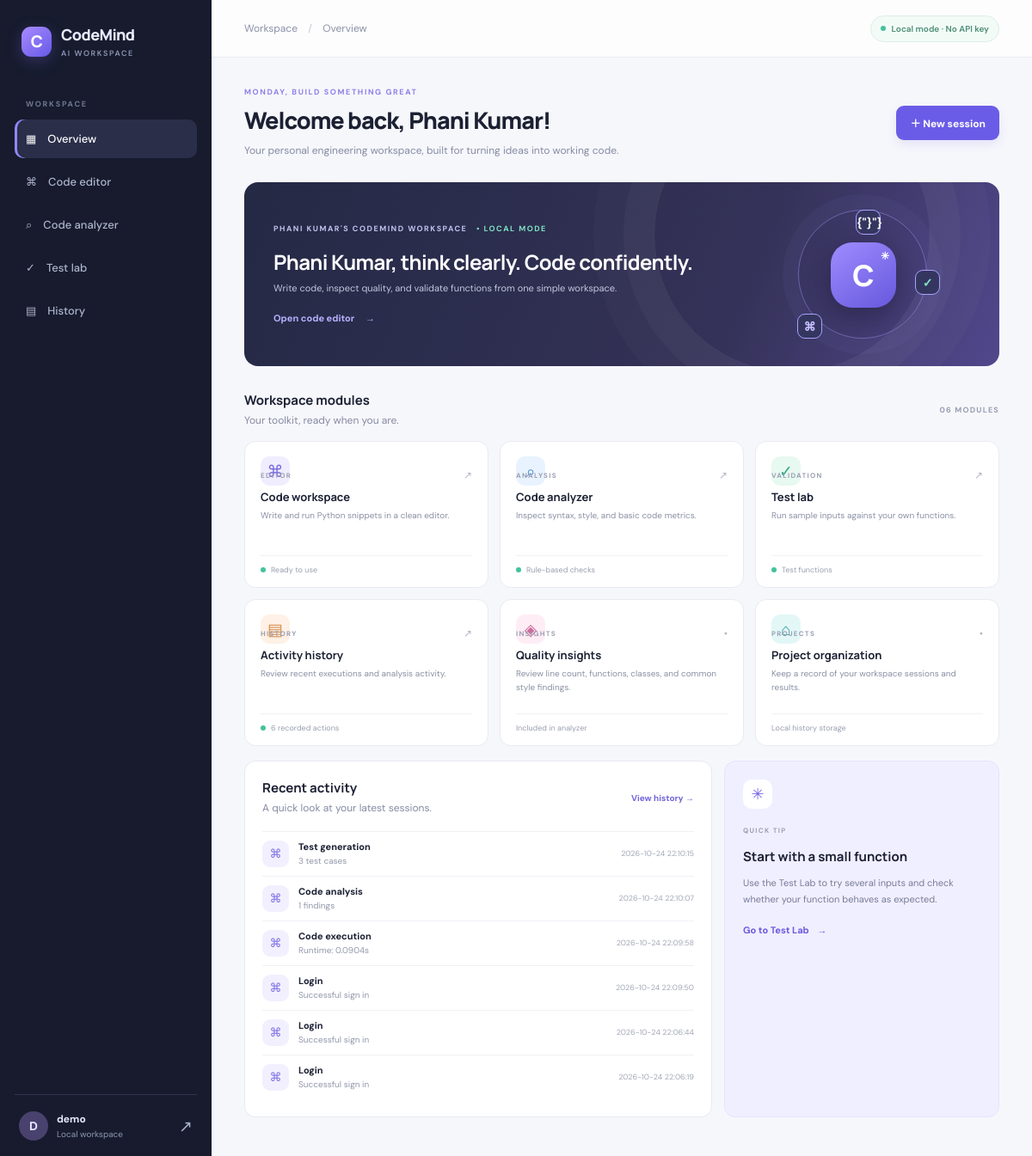
The app's page /dashboard (signed in) with its own data.
### tables this page shows
CREATE TABLE history (
            id INTEGER PRIMARY KEY AUTOINCREMENT, username TEXT NOT NULL, action TEXT NOT NULL,
            details TEXT, created_at TIMESTAMP DEFAULT CURRENT_TIMESTAMP);

### app.py (the view)
@app.route("/dashboard")
@login_required
def dashboard():
    with db() as conn:
        recent = conn.execute("SELECT * FROM history WHERE username=? ORDER BY id DESC LIMIT 6",
                              (session["username"],)).fetchall()
        total = conn.execute("SELECT COUNT(*) n FROM history WHERE username=?", (session["username"],)).fetchone()["n"]
    return render_template("dashboard.html", recent=recent, total=total)

### app.py (called while the page is built)
def db():
    conn = sqlite3.connect(DB_PATH)
    conn.row_factory = sqlite3.Row
    return conn

def login_required(fn):
    @wraps(fn)
    def wrapped(*args, **kwargs):
        if not session.get("username"):
            return redirect(url_for("login"))
        return fn(*args, **kwargs)
    return wrapped

### templates/dashboard.html (shortened to what this page needs)
{% extends "base.html" %}
{% block crumb %}Overview{% endblock %}
{% block content %}
<div class="page-heading">
    <div>
        <div class="eyebrow dark-eyebrow">
            MONDAY, BUILD SOMETHING GREAT
        </div>
        <h1>Welcome back, Phani Kumar!</h1>
        <p class="muted">
            Your personal engineering workspace, built for turning ideas into working code.
        </p>
    </div>
    <a class="primary-btn" href="{{ url_for('workspace') }}">
        ＋ New session
    </a>
</div>
<section class="welcome-banner">
    <div>
        <div class="banner-tag">
            PHANI KUMAR'S CODEMIND WORKSPACE
            <span>• LOCAL MODE</span>
        </div>
        <h2>Phani Kumar, think clearly. Code confidently.</h2>
        <p>
            Write code, inspect quality, and validate functions
            from one simple workspace.
        </p>
        <a href="{{ url_for('workspace') }}" class="banner-link">
            Open code editor <span>→</span>
        </a>
    </div>
    <div class="banner-orbit">
        <div class="orbit-ring"></div>
        <div class="orbit-core">C<span>✳</span></div>
        <div class="orbit-node node-a">{"}"}</div>
        <div class="orbit-node node-b">✓</div>
        <div class="orbit-node node-c">⌘</div>
    </div>
</section>
<div class="section-title">
    <div>
        <h2>Workspace modules</h2>
        <p class="muted">Your toolkit, ready when you are.</p>
    </div>
    <span class="subtle-count">06 MODULES</span>
</div>
<div class="module-grid">
    <a class="module-card" href="{{ url_for('workspace') }}">
        <div class="module-icon purple">⌘</div>
        <div class="module-top">
            <span class="module-type">EDITOR</span>
            <span>↗</span>
        </div>
        <h3>Code workspace</h3>
        <p>Write and run Python snippets in a clean editor.</p>
        <div class="card-bottom">
            <span class="mini-status"></span>
            Ready to use
        </div>
    </a>
    <a class="module-card" href="{{ url_for('analyzer') }}">
        <div class="module-icon blue">⌕</div>
        <div class="module-top">
            <span class="module-type">ANALYSIS</span>
            <span>↗</span>
        </div>
        <h3>Code analyzer</h3>
        <p>Inspect syntax, style, and basic code metrics.</p>
        <div class="card-bottom">
            <span class="mini-status"></span>
            Rule-based checks
        </div>
    </a>
    <a class="module-card" href="{{ url_for('tests') }}">
        <div class="module-icon green">✓</div>
        <div class="module-top">
            <span class="module-type">VALIDATION</span>
            <span>↗</span>
        </div>
        <h3>Test lab</h3>
        <p>Run sample inputs against your own functions.</p>
        <div class="card-bottom">
            <span class="mini-status"></span>
            Test functions
        </div>
    </a>
    <a class="module-card" href="{{ url_for('projects') }}">
        <div class="module-icon orange">▤</div>
        <div class="module-top">
            <span class="module-type">HISTORY</span>
            <span>↗</span>
        </div>
        <h3>Activity history</h3>
        <p>Review recent executions and analysis activity.</p>
        <div class="card-bottom">
            <span class="mini-status"></span>
            {{ total }} recorded actions
        </div>
    </a>
    <div class="module-card static-card">
        <div class="module-icon pink">◈</div>
        <div class="module-top">
            <span class="module-type">INSIGHTS</span>
            <span>•</span>
        </div>
        <h3>Quality insights</h3>
        <p>
            Review line count, functions, classes,
            and common style findings.
        </p>
        <div class="card-bottom">
            Included in analyzer
        </div>
    </div>
    <div class="module-card static-card">
        <div class="module-icon teal">⌂</div>
        <div class="module-top">
            <span class="module-type">PROJECTS</span>
            <span>•</span>
        </div>
        <h3>Project organization</h3>
        <p>
            Keep a record of your workspace sessions and results.
        </p>
        <div class="card-bottom">
            Local history storage
        </div>
    </div>
</div>
<div class="lower-grid">
    <section class="panel">
        <div class="panel-heading">
            <div>
                <h3>Recent activity</h3>
                <p class="muted">
                    A quick look at your latest sessions.
                </p>
            </div>
            <a href="{{ url_for('projects') }}">View history →</a>
        </div>
        {% if recent %}
            <div class="activity-list">
                {% for item in recent %}
                    <div class="activity-row">
                        <div class="activity-symbol">⌘</div>
                        <div class="activity-copy">
                            <b>{{ item.action }}</b>
                            <small>
                                {{ item.details or 'Workspace activity' }}
                            </small>
                        </div>
                        <time>{{ item.created_at }}</time>
                    </div>
                {% endfor %}
            </div>
        {% else %}
            <div class="empty-state">
                Your activity will appear here after you run or analyze code.
            </div>
        {% endif %}
    </section>
    <section class="tip-panel">
        <div class="tip-icon">✳</div>
        <span class="module-type">QUICK TIP</span>
        <h3>Start with a small function</h3>
        <p>
            Use the Test Lab to try several inputs and check
            whether your function behaves as expected.
        </p>
        <a href="{{ url_for('tests') }}">
            Go to Test Lab <span>→</span>
        </a>
    </section>
</div>
{% endblock %}

### templates/base.html (shortened to what this page needs)
<!doctype html>
<html lang="en">
<head>
  <link rel="stylesheet" href="{{ url_for('static', filename='css/style.css') }}">
</head>
<body>
{% if session.get('username') %}
<div class="app-shell">
  <aside class="sidebar">
    <a class="brand" href="{{ url_for('dashboard') }}"><span class="brand-mark">C</span><span>CodeMind <small>AI WORKSPACE</small></span></a>
    <div class="nav-label">WORKSPACE</div>
    <a class="nav-link {% if request.endpoint=='dashboard' %}active{% endif %}" href="{{ url_for('dashboard') }}">▦ <span>Overview</span></a>
    <a class="nav-link {% if request.endpoint=='workspace' %}active{% endif %}" href="{{ url_for('workspace') }}">⌘ <span>Code editor</span></a>
    <a class="nav-link {% if request.endpoint=='analyzer' %}active{% endif %}" href="{{ url_for('analyzer') }}">⌕ <span>Code analyzer</span></a>
    <a class="nav-link {% if request.endpoint=='tests' %}active{% endif %}" href="{{ url_for('tests') }}">✓ <span>Test lab</span></a>
    <a class="nav-link {% if request.endpoint=='projects' %}active{% endif %}" href="{{ url_for('projects') }}">▤ <span>History</span></a>
    <div class="sidebar-bottom"><div class="avatar">{{ session.username[:1]|upper }}</div><div class="user-meta"><b>{{ session.username }}</b><small>Local workspace</small></div><a class="logout" href="{{ url_for('logout') }}">↗</a></div>
  </aside>
  <main class="main-area">
    <header class="topbar"><div class="breadcrumb">Workspace <span>/</span> {% block crumb %}Overview{% endblock %}</div><div class="top-actions"><span class="local-pill"><i></i> Local mode · No API key</span></div></header>
    <div class="page-content">{% block content %}{% endblock %}</div>
  </main>
</div>
{% else %}
{% with messages = get_flashed_messages(with_categories=true) %}{% if messages %}{% for category,message in messages %}<div class="flash login-flash {{ category }}">{{ message }}</div>{% endfor %}{% endif %}{% endwith %}
{% block public_content %}{% endblock %}
{% endif %}
</body></html>

### records on screen
history: action "Test generation", details "3 test cases", created_at "2026-10-24 22:10:15"
history: action "Code analysis", details "1 findings", created_at "2026-10-24 22:10:07"
history: action "Code execution", details "Runtime: 0.0904s", created_at "2026-10-24 22:09:58"
history: action "Login", details "Successful sign in", created_at "2026-10-24 22:09:50"
history: action "Login", details "Successful sign in", created_at "2026-10-24 22:06:44"
history: action "Login", details "Successful sign in", created_at "2026-10-24 22:06:19"

### other values on screen
{{ session.username[:1]|upper }} "D"
{{ session.username }} "demo"
{{ total }} "6"
